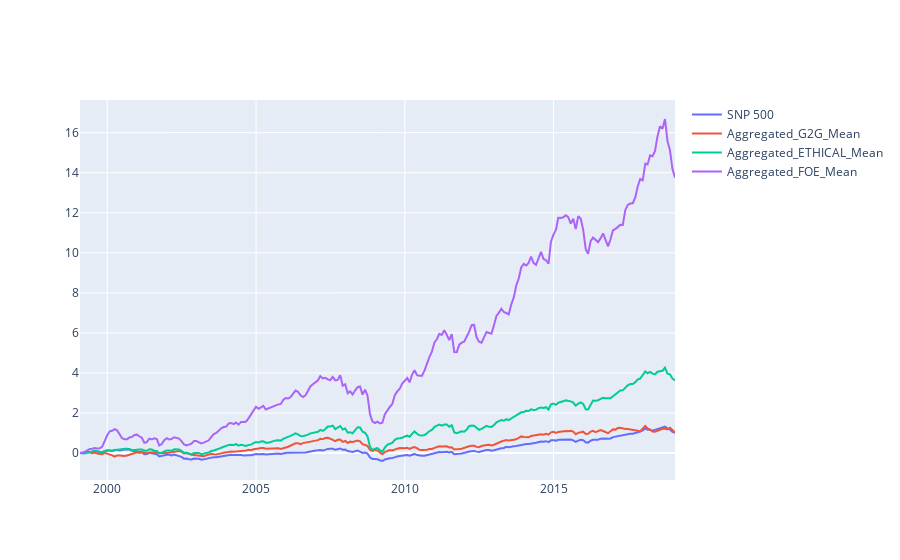

The cell this chart's notebook holds for it:
### Code cell
# pprint(result)
fig = go.Figure()

stocks = result.columns[1:]
# print(stocks)
for stock in stocks: 
    fig.add_trace(go.Scatter(x=result['Date'], y=result[stock],
                            mode='lines',
                            name=stock))

fig.show()

### Figure 1 — Plotly figure (JSON) as saved in the notebook; plotly's stock layout.template omitted (floating-point values rounded to 4 significant figures; data arrays with more than 128 entries replaced by an {"elided": "..."} marker saying what was removed)
{"data": [{"mode": "lines", "name": "SNP 500", "type": "scatter", "x": {"elided": "241 str values"}, "y": {"elided": "241 float values"}}, {"mode": "lines", "name": "Aggregated_G2G_Mean", "type": "scatter", "x": {"elided": "241 str values"}, "y": {"elided": "241 float values"}}, {"mode": "lines", "name": "Aggregated_ETHICAL_Mean", "type": "scatter", "x": {"elided": "241 str values"}, "y": {"elided": "241 float values"}}, {"mode": "lines", "name": "Aggregated_FOE_Mean", "type": "scatter", "x": {"elided": "241 str values"}, "y": {"elided": "241 float values"}}], "layout": {}}
